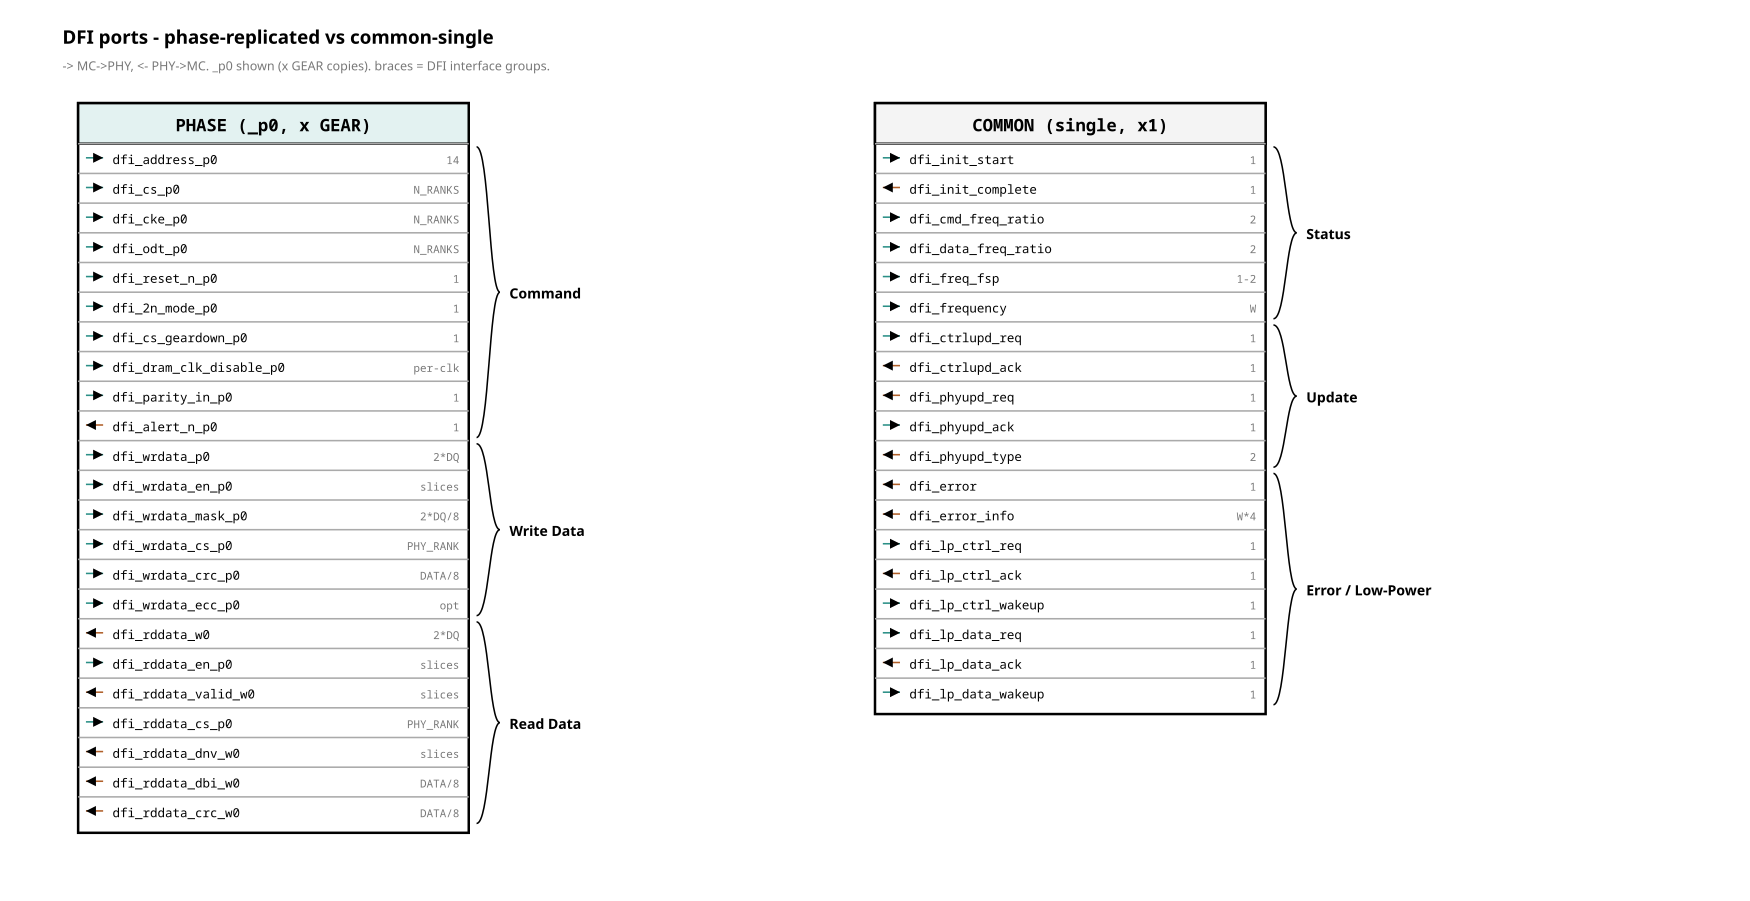

This chart was generated by the following Python code:
from rtlfig import (Fig, MUTED, FILL_NEW, FILL_LOGIC, FILL_CELL, FILL_ACTIVE,
                    FAINT, INK, PAPER, W_CELL)

# fig_77 — DFI ports split: PHASE-replicated (_p0 shown, x GEAR) vs COMMON single.
# curly braces group by interface (DFI spec Table 1). _p0 only; rest are copies.

OUT = "#2a8f86"; IN = "#b0602a"
ROWH = 19


def brace(x, y1, y2, label):
    ym = (y1 + y2) / 2
    f.path(f"M{x} {y1} C{x+8} {y1} {x+8} {ym} {x+15} {ym} "
           f"C{x+8} {ym} {x+8} {y2} {x} {y2}", stroke=INK)
    f.text(x + 21, ym + 4, label, size=9, mono=False, bold=True)


def box(x, y, w, title, rows, groups, fill):
    h = 30 + len(rows) * ROWH
    f.rect(x, y, w, h, fill="none", width=1.6)
    f.rect(x, y, w, 26, fill=fill, width=1.6)
    f.text(x + w / 2, y + 18, title, size=11, anchor="middle", bold=True)
    yy = y + 26
    for d, nm, wd in rows:
        yc = yy + 13
        col = OUT if d == "o" else IN
        if d == "o":
            f.line(x + 5, yc - 4, x + 16, yc - 4, arrow=True, stroke=col)
        else:
            f.line(x + 16, yc - 4, x + 5, yc - 4, arrow=True, stroke=col)
        f.text(x + 22, yc, nm, size=8, mono=True)
        f.text(x + w - 6, yc, wd, size=7, mono=True, anchor="end", fill=MUTED)
        f.line(x, yy, x + w, yy, stroke=FAINT)
        yy += ROWH
    # braces per group
    acc = 0
    bx = x + w + 5
    for lab, cnt in groups:
        y1 = y + 26 + acc * ROWH + 2
        y2 = y + 26 + (acc + cnt) * ROWH - 2
        brace(bx, y1, y2, lab)
        acc += cnt
    return h


PHASE = [
    ("o", "dfi_address_p0", "14"), ("o", "dfi_cs_p0", "N_RANKS"),
    ("o", "dfi_cke_p0", "N_RANKS"), ("o", "dfi_odt_p0", "N_RANKS"),
    ("o", "dfi_reset_n_p0", "1"), ("o", "dfi_2n_mode_p0", "1"),
    ("o", "dfi_cs_geardown_p0", "1"), ("o", "dfi_dram_clk_disable_p0", "per-clk"),
    ("o", "dfi_parity_in_p0", "1"), ("i", "dfi_alert_n_p0", "1"),
    ("o", "dfi_wrdata_p0", "2*DQ"), ("o", "dfi_wrdata_en_p0", "slices"),
    ("o", "dfi_wrdata_mask_p0", "2*DQ/8"), ("o", "dfi_wrdata_cs_p0", "PHY_RANK"),
    ("o", "dfi_wrdata_crc_p0", "DATA/8"), ("o", "dfi_wrdata_ecc_p0", "opt"),
    ("i", "dfi_rddata_w0", "2*DQ"), ("o", "dfi_rddata_en_p0", "slices"),
    ("i", "dfi_rddata_valid_w0", "slices"), ("o", "dfi_rddata_cs_p0", "PHY_RANK"),
    ("i", "dfi_rddata_dnv_w0", "slices"), ("i", "dfi_rddata_dbi_w0", "DATA/8"),
    ("i", "dfi_rddata_crc_w0", "DATA/8"),
]
PGRP = [("Command", 10), ("Write Data", 6), ("Read Data", 7)]

COMMON = [
    ("o", "dfi_init_start", "1"), ("i", "dfi_init_complete", "1"),
    ("o", "dfi_cmd_freq_ratio", "2"), ("o", "dfi_data_freq_ratio", "2"),
    ("o", "dfi_freq_fsp", "1-2"), ("o", "dfi_frequency", "W"),
    ("o", "dfi_ctrlupd_req", "1"), ("i", "dfi_ctrlupd_ack", "1"),
    ("i", "dfi_phyupd_req", "1"), ("o", "dfi_phyupd_ack", "1"),
    ("i", "dfi_phyupd_type", "2"), ("i", "dfi_error", "1"),
    ("i", "dfi_error_info", "W*4"), ("o", "dfi_lp_ctrl_req", "1"),
    ("i", "dfi_lp_ctrl_ack", "1"), ("o", "dfi_lp_ctrl_wakeup", "1"),
    ("o", "dfi_lp_data_req", "1"), ("i", "dfi_lp_data_ack", "1"),
    ("o", "dfi_lp_data_wakeup", "1"),
]
CGRP = [("Status", 6), ("Update", 5), ("Error / Low-Power", 8)]

H = 30 + max(len(PHASE), len(COMMON)) * ROWH
f = Fig(1120, 110 + H)
f.text(40, 28, "DFI ports - phase-replicated vs common-single", size=12, mono=False, bold=True)
f.text(40, 45, "-> MC->PHY, <- PHY->MC.  _p0 shown (x GEAR copies).  braces = DFI interface groups.",
       size=8, mono=False, fill=MUTED)

box(50, 66, 250, "PHASE (_p0, x GEAR)", PHASE, PGRP, FILL_ACTIVE)
box(560, 66, 250, "COMMON (single, x1)", COMMON, CGRP, FILL_LOGIC)

f.save("fig_77_dfi_phase_common.svg")
print("wrote fig_77_dfi_phase_common.svg")
